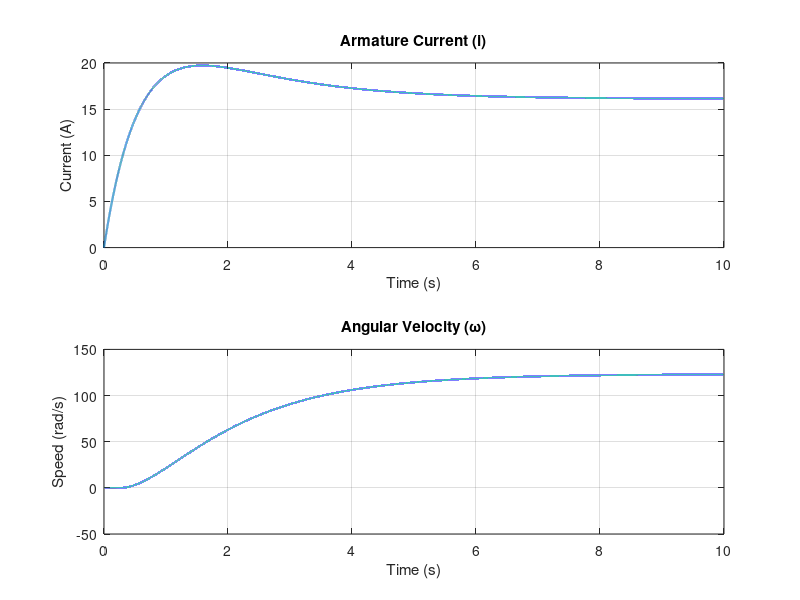

Write MATLAB code to recreate this figure.
clc; clear; close all;

% Define parameters
R = 1.0;           % Armature resistance (Ohms)
L = 0.5;           % Armature inductance (H)
Ke0 = 0.05;        % Back EMF constant (Vs/rad)
Kt0 = 0.05;        % Torque constant (Nm/A)
J = 0.01;          % Rotor inertia (kg*m^2)
B = 0.003;         % -Changed Viscous damping (Nm/s)
Is = 5;            % Saturation current (A)
tau_c = 0.2;       % Coulomb friction torque (Nm)
VDZ = 2.0;         % Dead zone voltage threshold (V)
TL = 0.2;          % Load torque (Nm)

% Define nonlinear functions
Ke = @(i) Ke0 * i / sqrt(i^2 + Is^2); % Back EMF saturation
Kt = @(i) Kt0 * i / sqrt(i^2 + Is^2); % Torque saturation
fF = @(w) tau_c * sign(w);            % Coulomb friction

% Fixed-step solver parameters
dt = 0.0001;       % Time step (s)
t = 0:dt:10;       % Simulation time vector (0 to 5s)
n = length(t);    % Number of steps

% Preallocate states
i = zeros(n, 1);  % Armature current
w = zeros(n, 1);  % Angular velocity

% Input voltage: +12V for t >= 0 (modify to -12 for reverse)
V = 24 * (t >= 0); 

% Euler integration loop
for k = 1:n-1
    % Calculate dead zone voltage (Fdz)
    if abs(V(k)) <= VDZ
        V_eff = 0;
    else
        V_eff = V(k) - sign(V(k)) * VDZ; % Effective voltage
    end
    
    % Calculate derivatives (no algebraic loops)
    di_dt = (V_eff - R*i(k) - Ke(i(k))*w(k)) / L;
    dw_dt = (Kt(i(k))*i(k) - B*w(k) - fF(w(k)) - TL) / J;
    
    % Update states
    i(k+1) = i(k) + di_dt * dt;
    w(k+1) = w(k) + dw_dt * dt;
end

% Plot results
figure;
subplot(2,1,1);
plot(t, i, 'LineWidth', 1.5);
grid on;
title('Armature Current (i)');
xlabel('Time (s)');
ylabel('Current (A)');

subplot(2,1,2);
plot(t, w, 'LineWidth', 1.5);
grid on;
title('Angular Velocity (\omega)');
xlabel('Time (s)');
ylabel('Speed (rad/s)');
